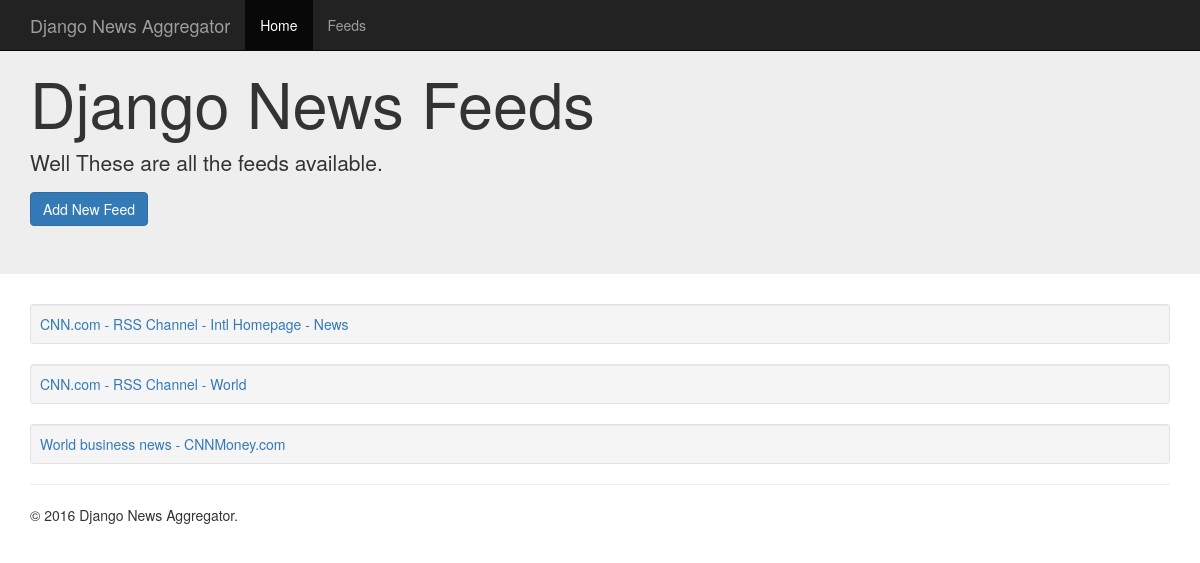
/news/feeds/, run on the app's committed database.
### news/models.py (models this page shows, shortened)
class Feed(models.Model):
    title = models.CharField(max_length=200)
    url = models.URLField()
    is_active = models.BooleanField(default=False)

### news/views.py (the view)
def feeds_list(request):
    feeds = Feed.objects.all()
    return render(request,'news/feeds_list.html',{'feeds':feeds})

### news/templates/news/feeds_list.html (shortened to what this page needs)
{%extends 'news/base.html'%}
{%block jumbotron_content%}
    <div class="container">
        <h1>Django News Feeds</h1>
        <p>Well These are all the feeds available.</p>
        <a href="{%url 'new_feed' %}" class="btn btn-primary">Add New Feed</a>
      </div>
{%endblock%}
{%block main_content%}
    {%for feed in feeds%}
    <div class="well well-sm">
        <a href="{%url 'articles_list_of_a_feed' feed.title%}">{{feed.title}}</a>
    </div>
    {%endfor%}
{%endblock%}

### data on the page
Feed: title "CNN.com - RSS Channel - Intl Homepage - News"
Feed: title "CNN.com - RSS Channel - World"
Feed: title "World business news - CNNMoney.com"
